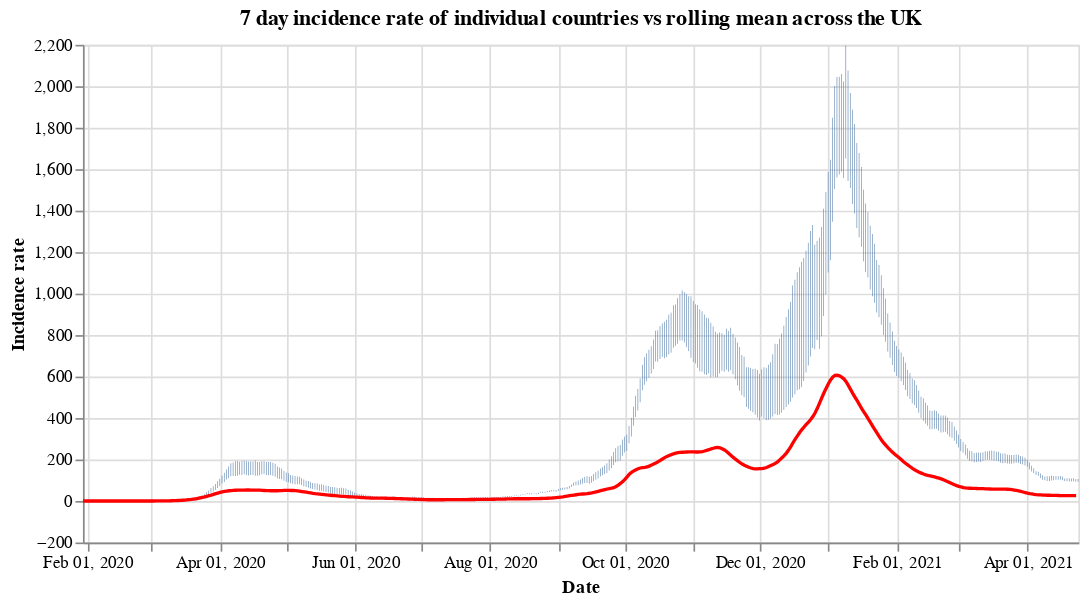

Here is the notebook cell this chart was saved with:
### Code cell
#collapse
countries = uk_cases['areaName'].unique()
countries.sort()

selection = alt.selection_single(
    name='Select',
    fields=['areaName'],
    init={'areaName': 'Wales'},
    bind={'areaName': alt.binding_select(options=countries)}
)

# scatter plot, modify opacity based on selection
bars = alt.Chart(uk_cases).mark_bar().add_selection(
    selection
).encode(
    x=alt.X("yearmonthdate(date):T", axis=alt.Axis(title='Date')),
    y=alt.Y("weeklyCasesRate:Q", axis=alt.Axis(title='Incidence rate')),
    tooltip='weeklyCasesRate:Q',
    opacity=alt.condition(selection, alt.value(1), alt.value(0))
).properties(title=f'7 day incidence rate of individual countries vs rolling mean across the UK', width=600)

line = alt.Chart(overview_cases).mark_line(
    color='red',
    size=2,
).transform_window(
    rolling_mean='mean(weeklyCasesRate)',
    frame=[0, 7]
).encode(
    x='yearmonthdate(date):T',
    y='rolling_mean:Q'
)

alt.layer(bars, line)

### Figure 1 — Vega-Lite specification as saved in the notebook (floating-point values rounded to 4 significant figures; data arrays with more than 128 entries replaced by an {"elided": "..."} marker saying what was removed)
{"config": {"view": {"continuousWidth": 400, "continuousHeight": 300}}, "layer": [{"data": {"name": "data-731e2e7f6d8dba69a69f928384378b5d"}, "mark": "bar", "encoding": {"opacity": {"condition": {"value": 1, "selection": "Select"}, "value": 0}, "tooltip": {"type": "quantitative", "field": "weeklyCasesRate"}, "x": {"type": "temporal", "axis": {"title": "Date"}, "field": "date", "timeUnit": "yearmonthdate"}, "y": {"type": "quantitative", "axis": {"title": "Incidence rate"}, "field": "weeklyCasesRate"}}, "selection": {"Select": {"type": "single", "fields": ["areaName"], "init": {"areaName": "Wales"}, "bind": {"areaName": {"input": "select", "options": ["England", "Northern Ireland", "Scotland", "Wales"]}}}}, "title": "7 day incidence rate of individual countries vs rolling mean across the UK", "width": 600}, {"data": {"name": "data-86f019a0fba67ef36a6c03134c90a946"}, "mark": {"type": "line", "color": "red", "size": 2}, "encoding": {"x": {"type": "temporal", "field": "date", "timeUnit": "yearmonthdate"}, "y": {"type": "quantitative", "field": "rolling_mean"}}, "transform": [{"window": [{"op": "mean", "field": "weeklyCasesRate", "as": "rolling_mean"}], "frame": [0, 7]}]}], "$schema": "https://vega.github.io/schema/vega-lite/v4.8.1.json", "datasets": {"data-731e2e7f6d8dba69a69f928384378b5d": {"elided": "1708 records"}, "data-86f019a0fba67ef36a6c03134c90a946": {"elided": "450 records"}}}
